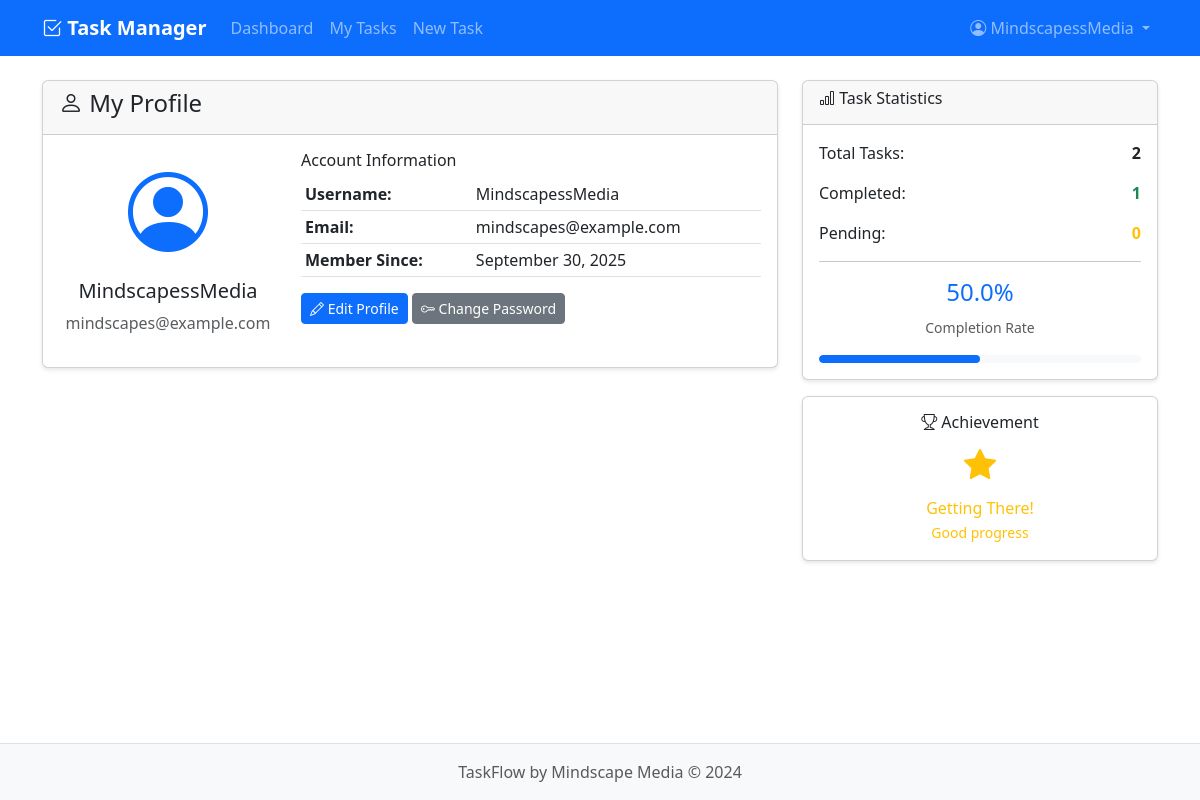
The app's page /profile (signed in) with its own data.
### app/models/user.py (models this page shows, shortened)
class User(UserMixin, db.Model):
    __tablename__ = 'users'
    id = db.Column(db.Integer, primary_key=True)
    username = db.Column(db.String(80), unique=True, nullable=False, index=True)
    email = db.Column(db.String(120), unique=True, nullable=False, index=True)
    password_hash = db.Column(db.String(255), nullable=False)
    is_admin = db.Column(db.Boolean, default=False, nullable=False)
    created_at = db.Column(db.DateTime, default=datetime.utcnow)
    tasks = db.relationship('Task', backref='user', lazy='dynamic', cascade='all, delete-orphan')
    owned_boards = db.relationship('Board', backref='owner', lazy='dynamic', cascade='all, delete-orphan')
    board_access = db.relationship('BoardAccess', foreign_keys='BoardAccess.user_id', backref='user', lazy='dynamic', cascade='all, delete-orphan')

### app/blueprints/profile.py (the view)
@profile_bp.route('/profile')
@login_required
def view_profile():
    from app.models import Task
    total_tasks = Task.query.filter_by(user_id=current_user.id).count()
    completed_tasks = Task.query.filter_by(user_id=current_user.id, status='completed').count()
    pending_tasks = Task.query.filter_by(user_id=current_user.id, status='pending').count()
    stats = {
        'total_tasks': total_tasks,
        'completed_tasks': completed_tasks,
        'pending_tasks': pending_tasks,
        'completion_rate': round((completed_tasks / total_tasks * 100) if total_tasks > 0 else 0, 1)
    }
    return render_template('profile/view.html', user=current_user, stats=stats)

### app/models/user.py (called while the page is built)
@login_manager.user_loader
def load_user(user_id):
    return User.query.get(int(user_id))

### app/templates/profile/view.html (shortened to what this page needs)
{% extends "base.html" %}
{% block content %}
<div class="row">
    <div class="col-md-8">
        <div class="card">
            <div class="card-header">
                <h4><i class="bi bi-person"></i> My Profile</h4>
            </div>
            <div class="card-body">
                <div class="row">
                    <div class="col-md-4">
                        <div class="text-center">
                            <i class="bi bi-person-circle text-primary" style="font-size: 5rem;"></i>
                            <h5 class="mt-2">{{ user.username }}</h5>
                            <p class="text-muted">{{ user.email }}</p>
                        </div>
                    </div>
                    <div class="col-md-8">
                        <h6>Account Information</h6>
                        <table class="table table-sm">
                            <tr>
                                <td><strong>Username:</strong></td>
                                <td>{{ user.username }}</td>
                            </tr>
                            <tr>
                                <td><strong>Email:</strong></td>
                                <td>{{ user.email }}</td>
                            </tr>
                            <tr>
                                <td><strong>Member Since:</strong></td>
                                <td>{{ user.created_at.strftime('%B %d, %Y') }}</td>
                            </tr>
                        </table>
                        <div class="mt-3">
                            <a href="{{ url_for('profile.edit_profile') }}" class="btn btn-primary btn-sm">
                                <i class="bi bi-pencil"></i> Edit Profile
                            </a>
                            <a href="{{ url_for('profile.change_password') }}" class="btn btn-secondary btn-sm">
                                <i class="bi bi-key"></i> Change Password
                            </a>
                        </div>
                    </div>
                </div>
            </div>
        </div>
    </div>
    <div class="col-md-4">
        <div class="card">
            <div class="card-header">
                <h6><i class="bi bi-bar-chart"></i> Task Statistics</h6>
            </div>
            <div class="card-body">
                <div class="mb-3">
                    <div class="d-flex justify-content-between">
                        <span>Total Tasks:</span>
                        <strong>{{ stats.total_tasks }}</strong>
                    </div>
                </div>
                <div class="mb-3">
                    <div class="d-flex justify-content-between">
                        <span>Completed:</span>
                        <strong class="text-success">{{ stats.completed_tasks }}</strong>
                    </div>
                </div>
                <div class="mb-3">
                    <div class="d-flex justify-content-between">
                        <span>Pending:</span>
                        <strong class="text-warning">{{ stats.pending_tasks }}</strong>
                    </div>
                </div>
                <hr>
                <div class="text-center">
                    <div class="h4 text-primary">{{ stats.completion_rate }}%</div>
                    <small class="text-muted">Completion Rate</small>
                </div>
                <div class="progress mt-3" style="height: 8px;">
                    <div class="progress-bar" role="progressbar"
                         style="width: {{ stats.completion_rate }}%"
                         aria-valuenow="{{ stats.completion_rate }}"
                         aria-valuemin="0" aria-valuemax="100">
                    </div>
                </div>
            </div>
        </div>
        <div class="card mt-3">
            <div class="card-body text-center">
                <h6><i class="bi bi-trophy"></i> Achievement</h6>
                {% if stats.completion_rate >= 80 %}
                <div class="text-success">
                    <i class="bi bi-award-fill" style="font-size: 2rem;"></i>
                    <p class="mt-2 mb-0">Task Master!</p>
                    <small>High completion rate</small>
                </div>
                {% elif stats.completion_rate >= 50 %}
                <div class="text-warning">
                    <i class="bi bi-star-fill" style="font-size: 2rem;"></i>
                    <p class="mt-2 mb-0">Getting There!</p>
                    <small>Good progress</small>
                </div>
                {% else %}
                <div class="text-info">
                    <i class="bi bi-rocket" style="font-size: 2rem;"></i>
                    <p class="mt-2 mb-0">Just Started!</p>
                    <small>Keep going!</small>
                </div>
                {% endif %}
            </div>
        </div>
    </div>
</div>
{% endblock %}

### app/templates/base.html (shortened to what this page needs)
<!DOCTYPE html>
<html lang="en">
<head>
    <link href="https://cdn.jsdelivr.net/npm/bootstrap@5.3.0/dist/css/bootstrap.min.css" rel="stylesheet">
    <link rel="stylesheet" href="https://cdn.jsdelivr.net/npm/bootstrap-icons@1.11.1/font/bootstrap-icons.css">
    <link rel="stylesheet" href="{{ url_for('static', filename='css/style.css') }}">
</head>
<body>
    <nav class="navbar navbar-expand-lg navbar-dark bg-primary">
        <div class="container">
            <a class="navbar-brand" href="{{ url_for('main.index') }}">
                <i class="bi bi-check2-square"></i> Task Manager
            </a>
            <div class="collapse navbar-collapse" id="navbarNav">
                <ul class="navbar-nav me-auto">
                    {% if current_user.is_authenticated %}
                    <li class="nav-item">
                        <a class="nav-link" href="{{ url_for('main.dashboard') }}">Dashboard</a>
                    </li>
                    <li class="nav-item">
                        <a class="nav-link" href="{{ url_for('tasks.list_tasks') }}">My Tasks</a>
                    </li>
                    <li class="nav-item">
                        <a class="nav-link" href="{{ url_for('tasks.create') }}">New Task</a>
                    </li>
                    {% endif %}
                </ul>
                <ul class="navbar-nav">
                    {% if current_user.is_authenticated %}
                    <li class="nav-item dropdown">
                        <a class="nav-link dropdown-toggle" href="#" id="userDropdown" role="button" data-bs-toggle="dropdown">
                            <i class="bi bi-person-circle"></i> {{ current_user.username }}
                        </a>
                    </li>
                    {% endif %}
                </ul>
            </div>
        </div>
    </nav>
    <main class="container my-4">
        {% block content %}{% endblock %}
    </main>
    {% include 'includes/notifications.html' %}
    <footer class="bg-light text-center py-3 mt-5">
        <div class="container">
            <p class="text-muted mb-0">TaskFlow by Mindscape Media &copy; 2024</p>
        </div>
    </footer>
</body>
</html>

### app/static/css/style.css (style rules this page uses)
:root { --primary-color: #0d6efd; --success-color: #198754; --warning-color: #ffc107; --danger-color: #dc3545; --light-bg: #f8f9fa; }
body { min-height: 100vh; display: flex; flex-direction: column; }
main { flex: 1; }
.navbar-brand { font-weight: bold; }
.card { box-shadow: 0 2px 4px rgba(0,0,0,0.1); transition: transform 0.2s; }
footer { border-top: 1px solid #dee2e6; margin-top: auto; }
.progress { border-radius: 10px; background-color: #f8f9fa; }
.progress-bar { border-radius: 10px; transition: width 0.6s ease; }

### records on screen
User: username "MindscapessMedia", email "mindscapes@example.com", created_at "September 30, 2025"

### other values on screen
{{ stats.total_tasks }} "2"
{{ stats.completed_tasks }} "1"
{{ stats.pending_tasks }} "0"
{{ stats.completion_rate }} "50.0"
